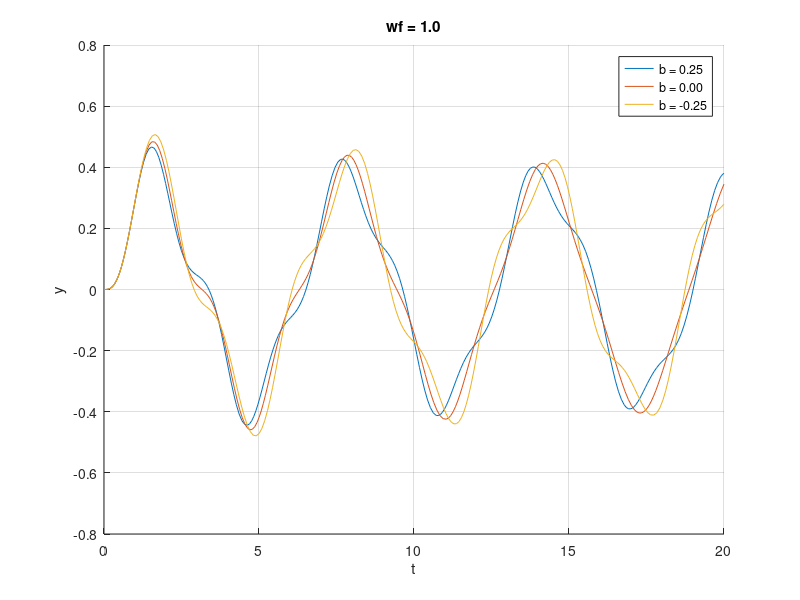
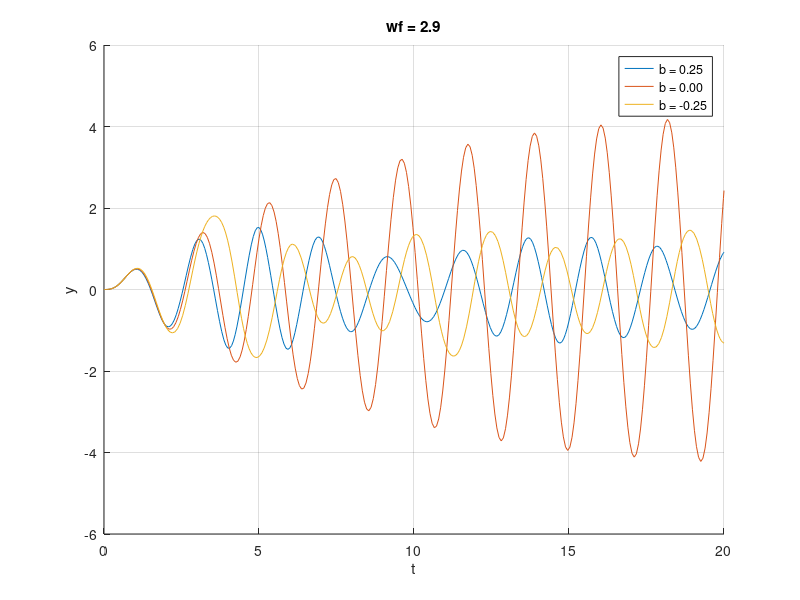

Write MATLAB code to recreate these figures, in order.
clear; clc; close all;

% Description: Solves forced damped motion using ode45
w = 3;
lamda = 1/36;
f0 = 3;
wf = [1, 2.9];

y0 = [0 0];
tspan = [0 20];
ode = @(wf,b,t,y) [ y(2);
                  f0*sin(wf*t) - 2*lamda*w*y(2) - w^2*y(1)*(1+b*y(1)^2)];
for j = 1:numel(wf)
    figure(j)
    hold on
    for b = 0.25:-0.25:-0.25
        odefun = @(t,y) ode(wf(j),b,t,y);
        [t,y] = ode45(odefun,tspan,y0);
        plot(t,y(:,1),'DisplayName',sprintf('b = %.2f',b))
    end
    xlabel('t')
    ylabel('y')
    grid on
    title(sprintf('wf = %.1f',wf(j)))
    legend show
end
